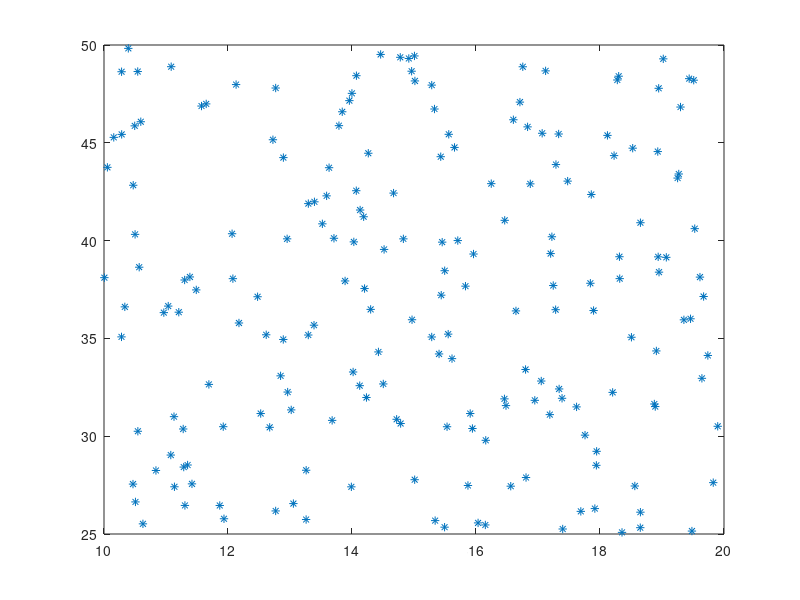

Write MATLAB code to recreate this figure. (Note: this script raises an error after producing the figure.)
clear;
close all ;
clc;
rng();
xmin = 10;
xmax = 20;
n = 200;
x = [xmin+rand(1,n)*(xmax-xmin)];
x = x';
ymin = 25;
ymax = 50;
y = [ymin+rand(1,n)*(ymax-ymin)];
y = y';
dataset = [x y];
plot(dataset(:,1),dataset(:,2),'*');
size = size(dataset);
for i=1:(size)
    if mod(i,2) == 0
        ind(i,1) = 1 ;
    else
        ind(i,1)= 2;
    end
end
trainingset = [x y];
K = 3;
Mdl = fitcknn(trainingset,ind,'NumNeighbors',K);
Spotx = [ 15 16 17 18 19 20 21 32];
Spoty = [ 26 27 28 29 30 41 42 40];
Spot = [Spotx' Spoty'];
[label,score,cost] = predict(Mdl,Spot);
trainingDataSet = [x y ind];
for i = 1:n
   if(trainingDataSet(i,3) == 1)
        hold on
        plot(trainingDataSet(i,1),trainingDataSet(i,2),'R*');
   elseif(trainingDataSet(i,3) == 2)
        hold on
        plot(trainingDataSet(i,1),trainingDataSet(i,2),'B*');
   end
end
hold on;
plot(Spot(:,1),Spot(:,2),'K*');
Spot  = [Spotx' Spoty' label];
for i = 1:n
   if(Spot(i,3) == 1)
        hold on
        plot(Spot(i,1),Spot(i,2),'G*');
   elseif(Spot(i,3) == 2)
        hold on
        plot(Spot(i,1),Spot(i,2),'C*');
   end
end